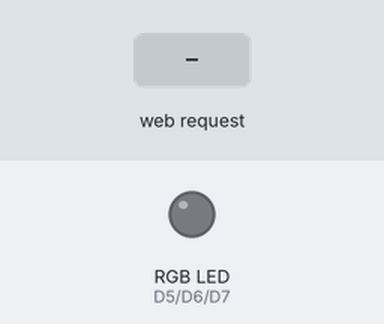
Bench run of a program on a simulated ESP8266 (NodeMCU). Shown: an RGB LED mixed from three pins (HIGH = lit). The test bench sets the inputs (shaded band). Dim RGB values are drawn brighter than linear; WiFi joins after 1.5 s; servers stay silent unless stated; what the program prints to the serial monitor is not drawn.

Above: at 2.7 s.
2.8 s: HTTP request GET /liga received
At 4.0 s:
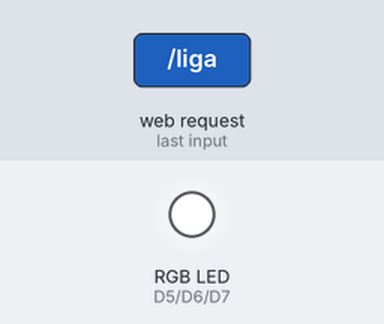
4.3 s: HTTP request GET /cor?cor=1 received
At 5.1 s:
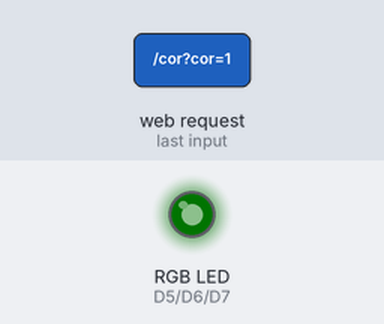
5.8 s: HTTP request GET /liga?cor=1 received
At 6.2 s:
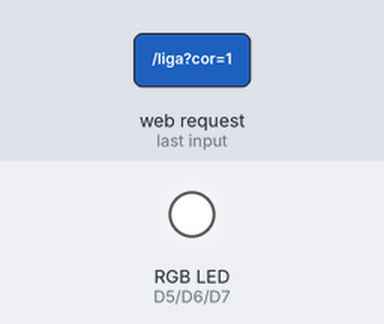
7.3 s: HTTP request GET /cor?cor=120 received
At 8.5 s:
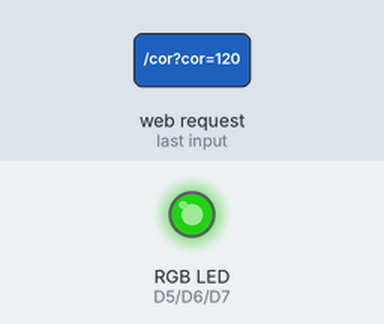
8.8 s: HTTP request GET /liga?cor=0 received
At 9.7 s:
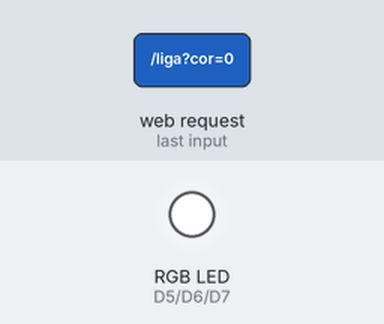
Timing chart, 0 to 11.3 s (numbered marks = the images above; inputs shaded):
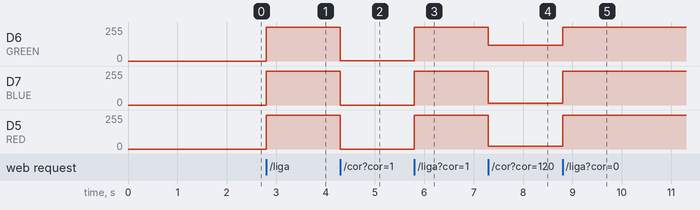

The program:

main.cpp
```cpp
#include <Arduino.h>
#include <ESP8266WiFi.h>
#include<ESP8266WebServer.h>
#include "paginaWeb.h"

#define RED D5
#define GREEN D6
#define BLUE D7

#define SSID "seu_Wifi"
#define SENHA "sua_Senha"

ESP8266WebServer servidor;

void coloreLED(int redQ, int greenQ, int blueQ) {
  analogWrite(RED, redQ);
  analogWrite(GREEN, greenQ);
  analogWrite(BLUE, blueQ);
}

void acendeLED(void){
  coloreLED(255,255,255);
}

void apagaLED(void){
  coloreLED(0,0,0);
}

void handleCor()
{
  if (servidor.hasArg("cor"))
  {
    String corHexa = servidor.arg("cor");
    String r = corHexa.substring(1,corHexa.indexOf(','));
    corHexa = corHexa.substring(corHexa.indexOf(',')+1);
    String g = corHexa.substring(0,corHexa.indexOf(','));
    corHexa = corHexa.substring(corHexa.indexOf(',')+1);
    String b = corHexa.substring(0,corHexa.length()-1);
    coloreLED(r.toInt(),g.toInt(),b.toInt());
    //Serial.println(r + ' ' + g + ' ' + b);
  }
}

void setup() {
 pinMode(RED,OUTPUT);
 pinMode(GREEN,OUTPUT);
 pinMode(BLUE,OUTPUT);

WiFi.begin(SSID,SENHA);
Serial.begin(115200);

while(WiFi.status()!=WL_CONNECTED)//Enquanto a conexão não é realizada
{
  Serial.print(".");
  delay(500);
}

Serial.print("IP Address: ");
Serial.println(WiFi.localIP());//Ip onde tenho que me conectar

servidor.on("/liga",acendeLED);
servidor.on("/desliga", apagaLED);
servidor.on("/cor", HTTP_GET, handleCor);

servidor.begin();
}

void loop() {
  servidor.send(200,"text/html", codigoRGB);
  servidor.handleClient();

}
```

paginaWeb.h
```cpp
char codigoRGB[] PROGMEM = R"=====(
<!DOCTYPE html>
<html lang="pt-br">
<head>
    <meta charset="UTF-8">
    <meta http-equiv="X-UA-Compatible" content="IE=edge">
    <meta name="viewport" content="width=device-width, initial-scale=1.0">
    <title>Escolha a cor do quadro</title>
    <style>
         body{
             background-color: bisque;
             display: flex;
             flex-direction: column;
             text-align: center;
         }

         input{
             width: 150px;
             height: 100px;
         }

         button{
             font-size: 16px;
             width: 50px;
         }

    </style>
</head>
<body>
    <div>
    <h1>Ligue e desligue</h1>
    <button id = "liga">ON</button>
    <button id = "desliga">OFF</button>
    <h1>Escolha uma cor</h1>
    <input type = "color" id = "cor">
    </div>


    <script>
        const fazRequisicao = function(url){
            console.log(url);
            let request = new XMLHttpRequest();
            request.open("GET", url, true);
            request.send();
        }

        document.getElementById("liga").addEventListener("click", function(){fazRequisicao("/liga");});
        document.getElementById("desliga").addEventListener("click", function(){fazRequisicao("/desliga");});
        document.getElementById("cor").addEventListener("mouseleave", function(){

            let corHexa = cor.value.toString().substring(1);// tira o #
            //manipulação das cores
            let r = parseInt(corHexa.substring(0,2),16);
            let g = parseInt(corHexa.substring(2,4),16);
            let b = parseInt(corHexa.substring(4,6),16);

            fazRequisicao(`/cor?cor=(${r}, ${g}, ${b})`);

        });
    </script>
</body>
</html>
)=====";
```

Measured:
- after the input at 2.8 s, D6 (GREEN), D7 (BLUE), D5 (RED): 0/255 → 255/255 at once
- after the input at 4.3 s, D6 (GREEN): 255/255 → 1/255 at once; D7 (BLUE), D5 (RED): 255/255 → 0/255 at once
- after the input at 5.8 s, D6 (GREEN): 1/255 → 255/255 at once; D7 (BLUE), D5 (RED): 0/255 → 255/255 at once
- after the input at 7.3 s, D6 (GREEN): 255/255 → 120/255 at once; D7 (BLUE): 255/255 → 12/255 at once; D5 (RED): 255/255 → 20/255 at once
- after the input at 8.8 s, D6 (GREEN): 120/255 → 255/255 at once; D7 (BLUE): 12/255 → 255/255 at once; D5 (RED): 20/255 → 255/255 at once
